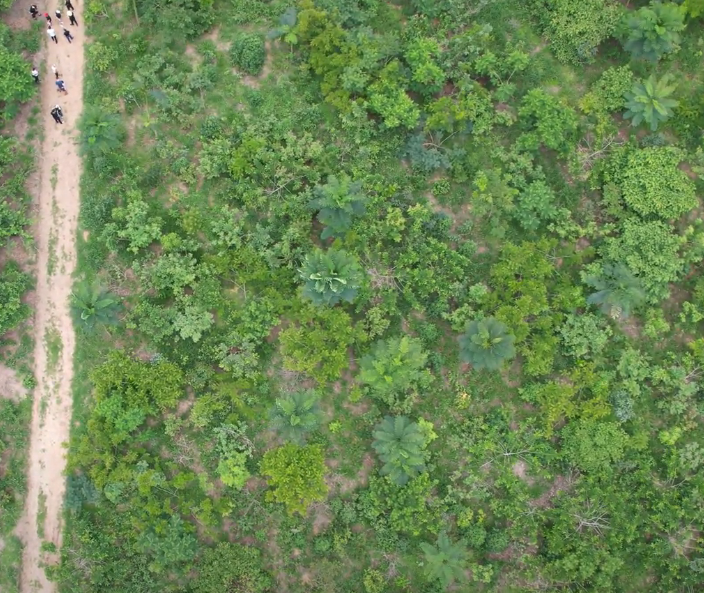
#> input picture src/modelos/prototipos_jupyter/Rst/abundance_total.png, 704 x 593 px
$ jupyter execute contagem_abundance.ipynb   (shell and % lines are left out)
#> lines starting #> are read from the running program, lines starting #| are printed output that depends on the picture
[cell 1]
%pylab inline
from PIL import Image
import numpy as np
from skimage.feature import match_template
from skimage.filters import gaussian

# Load images without normalization
ImagenTotal = np.asarray(Image.open('Rst/abundance_total.png'))
#> ImagenTotal is the input picture: shape (593, 704, 4); mean R, G, B, A 107.8, 134.7, 84.1, 255
ImagenTemplateSmall = np.asarray(Image.open('Rst/abundance_small.png'))
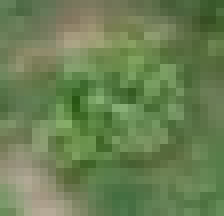
#> input picture src/modelos/prototipos_jupyter/Rst/abundance_small.png, 28 x 27 px (shown 8 times larger)
#> ImagenTemplateSmall is the input picture: shape (27, 28, 4); mean R, G, B, A 105.9, 128.1, 82.6, 255
ImagenTemplateMedium = np.asarray(Image.open('Rst/abundance_medium.png'))
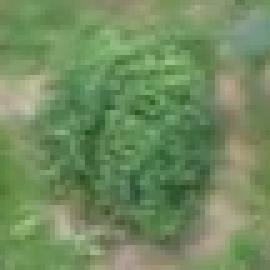
#> input picture src/modelos/prototipos_jupyter/Rst/abundance_medium.png, 54 x 54 px (shown 5 times larger)
#> ImagenTemplateMedium is the input picture: shape (54, 54, 4); mean R, G, B, A 113, 139.3, 95.4, 255
ImagenTemplateLarge = np.asarray(Image.open('Rst/abundance_large.png'))
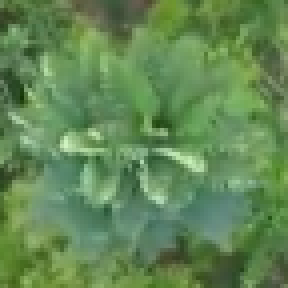
#> input picture src/modelos/prototipos_jupyter/Rst/abundance_large.png, 72 x 72 px (shown 4 times larger)
#> ImagenTemplateLarge is the input picture: shape (72, 72, 4); mean R, G, B, A 98.1, 135.9, 84.8, 255
ImagenTemplateExtra = np.asarray(Image.open('Rst/abundance_extra.png'))
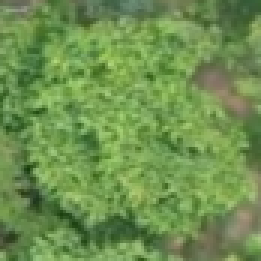
#> input picture src/modelos/prototipos_jupyter/Rst/abundance_extra.png, 87 x 87 px (shown 3 times larger)
#> ImagenTemplateExtra is the input picture: shape (87, 87, 4); mean R, G, B, A 110.5, 145.2, 79.7, 255

# Work with the green channel
imagen = ImagenTotal[:, :, 1]
arbolsmall = ImagenTemplateSmall[:, :, 1]
arbolmedium = ImagenTemplateMedium[:, :, 1]
arbollarge = ImagenTemplateLarge[:, :, 1]
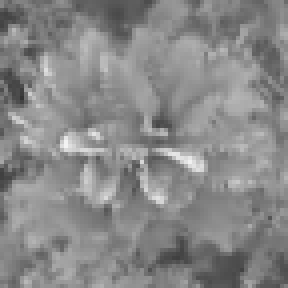
#> arbollarge: shape (72, 72) (shown 4 times larger); min 51, max 243, mean 135.9
arbolextra = ImagenTemplateExtra[:, :, 1]
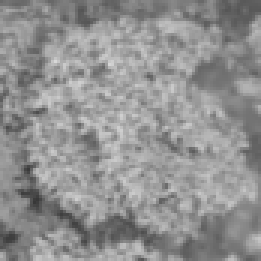
#> arbolextra: shape (87, 87) (shown 3 times larger); min 56, max 216, mean 145.2

# Visualize templates
fig, axs = plt.subplots(1, 4, figsize=(12, 3))
template_titles = ['small', 'medium', 'large', 'extra']
for ax, template, title in zip(axs, [arbolsmall, arbolmedium, arbollarge, arbolextra], template_titles):
    ax.imshow(template, cmap=plt.cm.gray)
    ax.set_title(title)
#> this loop made 4 passes
#> title on passes 1 to 4: 'small', 'medium', 'large', 'extra'

# Create results for every template type
resultsmall = match_template(imagen, arbolsmall)
resultmedium = match_template(imagen, arbolmedium)
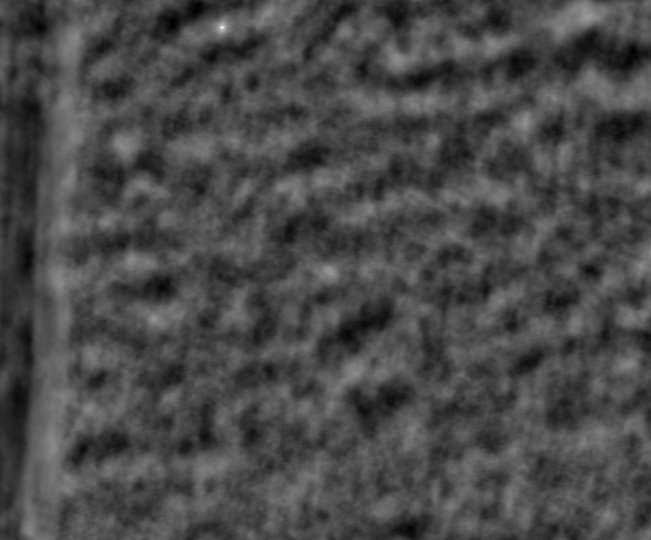
#> resultmedium: shape (540, 651) float64; min -0.395, max 0.991, mean 0.00347; drawn with min black and max white
resultlarge = match_template(imagen, arbollarge)
resultextra = match_template(imagen, arbolextra)
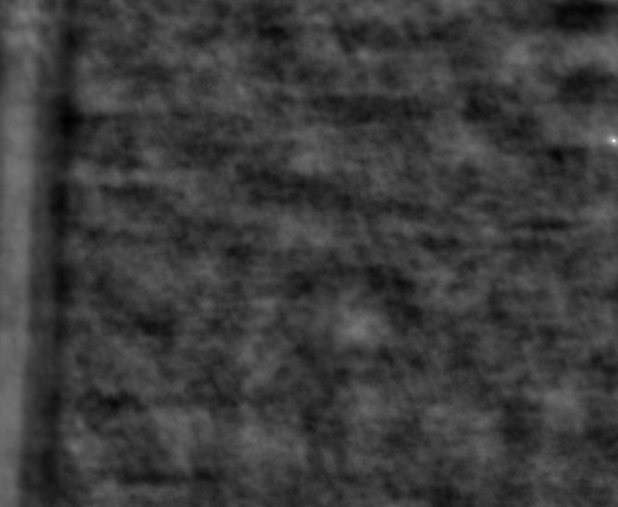
#> resultextra: shape (507, 618) float64; min -0.288, max 0.953, mean 0.00462; drawn with min black and max white

print(resultsmall, resultmedium, resultlarge, resultextra)
#> (printed output is left out)

# Apply Gaussian filter to smooth results
resultsmall = gaussian(resultsmall, sigma=1)
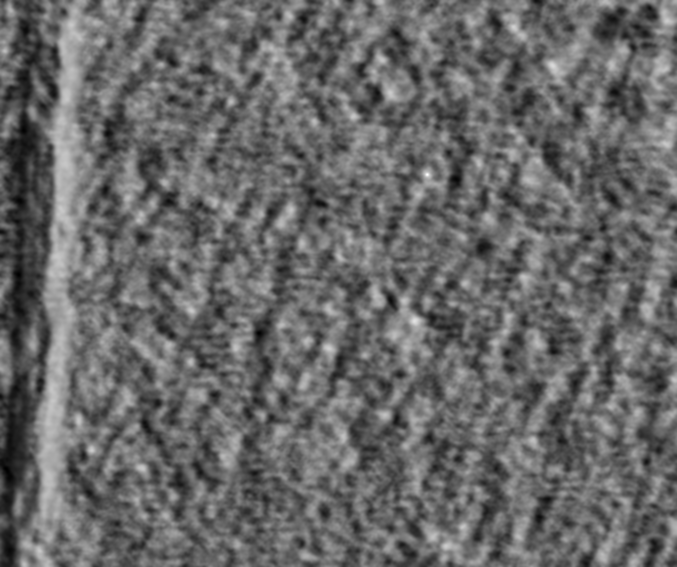
#> resultsmall: shape (567, 677) float64; min -0.437, max 0.631, mean 0.000306; drawn with min black and max white
resultmedium = gaussian(resultmedium, sigma=1)
resultlarge = gaussian(resultlarge, sigma=1)
resultextra = gaussian(resultextra, sigma=1)

# Set threshold and find matches
threshold = 0.25
resultsmallquery = np.where(resultsmall > threshold)
#> resultsmallquery = 13885 positions, rows 0 to 566, columns 0 to 676
resultmediumquery = np.where(resultmedium > threshold)
#> resultmediumquery = 5518 positions, rows 1 to 534, columns 25 to 650
resultlargequery = np.where(resultlarge > threshold)
#> resultlargequery = 201 positions, rows 56 to 332, columns 289 to 629
resultextraquery = np.where(resultextra > threshold)
#> resultextraquery = 780 positions, rows 11 to 419, columns 3 to 617

def listapuntos(result):
    xlist = []
    ylist = []
    for punto in range(len(result[1])):
        xlist.append(result[1][punto])
        ylist.append(result[0][punto])
#> after the loop, xlist = 13885 values, max 676 at index 28, min 0 at index 8978, mean 234.6; ylist = 13885 values from 0 to 566
    return xlist, ylist

# Show the interpreted results
plt.figure(figsize=(10, 10))
plt.imshow(imagen, cmap='gray')

# Plot detected matches
plt.plot(listapuntos(resultsmallquery)[0], listapuntos(resultsmallquery)[1], 'o', markeredgecolor='g', markerfacecolor='none', markersize=10, label="small")
plt.plot(listapuntos(resultmediumquery)[0], listapuntos(resultmediumquery)[1], 'o', markeredgecolor='r', markerfacecolor='none', markersize=10, label="medium")
plt.plot(listapuntos(resultlargequery)[0], listapuntos(resultlargequery)[1], 'o', markeredgecolor='b', markerfacecolor='none', markersize=10, label="large")
plt.plot(listapuntos(resultextraquery)[0], listapuntos(resultextraquery)[1], 'o', markeredgecolor='y', markerfacecolor='none', markersize=10, label="extra")

plt.legend(loc='center left', bbox_to_anchor=(1, 0.5))
plt.show()
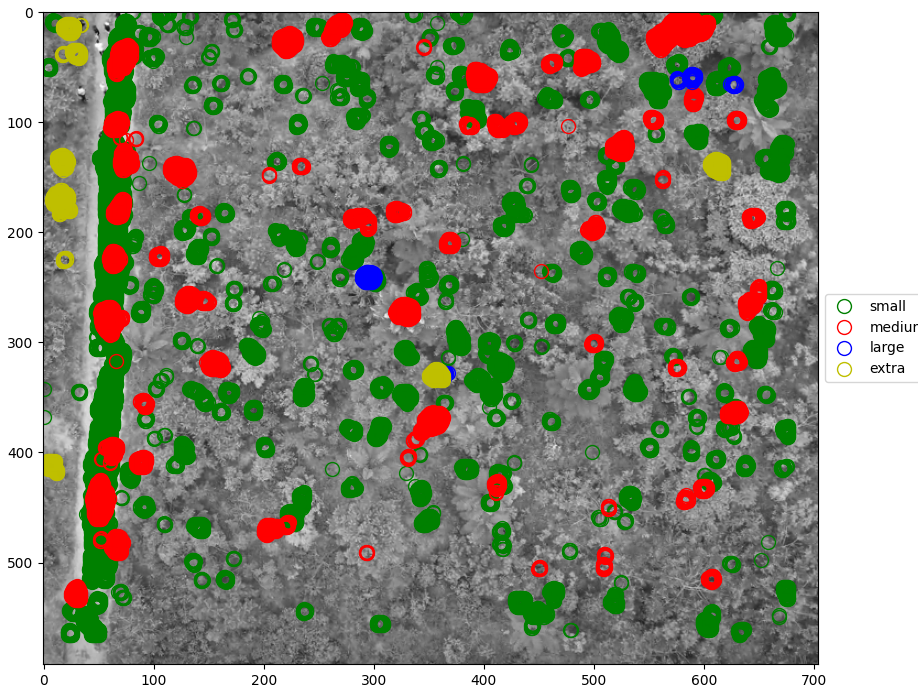
#> figure drawn by matplotlib, 1 panel
